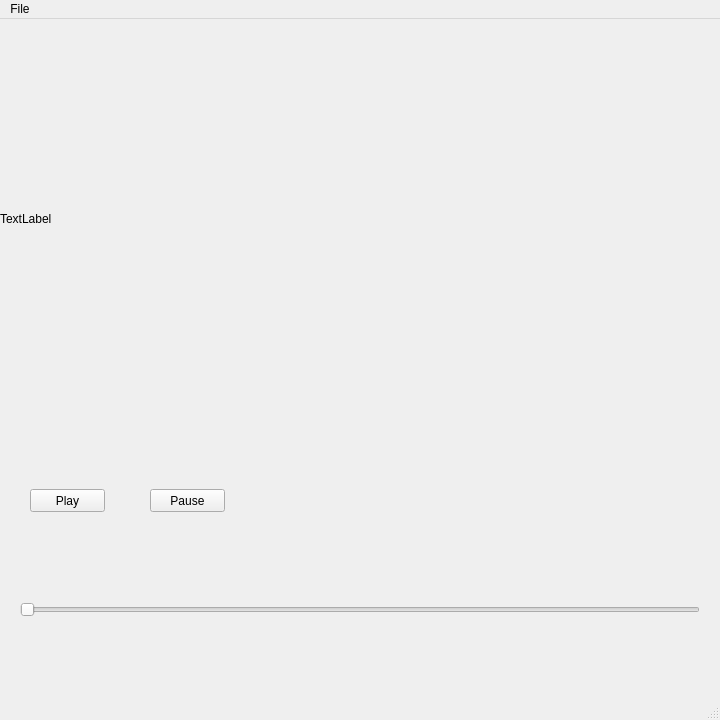
<?xml version="1.0" encoding="UTF-8"?>
<ui version="4.0">
 <class>MainWindow</class>
 <widget class="QMainWindow" name="MainWindow">
  <property name="geometry">
   <rect>
    <x>0</x>
    <y>0</y>
    <width>720</width>
    <height>720</height>
   </rect>
  </property>
  <property name="windowTitle">
   <string>MainWindow</string>
  </property>
  <widget class="QWidget" name="centralwidget">
   <property name="sizePolicy">
    <sizepolicy hsizetype="Maximum" vsizetype="Maximum">
     <horstretch>0</horstretch>
     <verstretch>0</verstretch>
    </sizepolicy>
   </property>
   <widget class="QLabel" name="playerView">
    <property name="geometry">
     <rect>
      <x>0</x>
      <y>0</y>
      <width>640</width>
      <height>400</height>
     </rect>
    </property>
    <property name="text">
     <string>TextLabel</string>
    </property>
    <property name="scaledContents">
     <bool>true</bool>
    </property>
   </widget>
   <widget class="QPushButton" name="playButton">
    <property name="geometry">
     <rect>
      <x>30</x>
      <y>470</y>
      <width>75</width>
      <height>23</height>
     </rect>
    </property>
    <property name="text">
     <string>Play</string>
    </property>
   </widget>
   <widget class="QPushButton" name="pauseButton">
    <property name="geometry">
     <rect>
      <x>150</x>
      <y>470</y>
      <width>75</width>
      <height>23</height>
     </rect>
    </property>
    <property name="text">
     <string>Pause</string>
    </property>
   </widget>
   <widget class="QSlider" name="horizontalSlider">
    <property name="geometry">
     <rect>
      <x>20</x>
      <y>580</y>
      <width>680</width>
      <height>22</height>
     </rect>
    </property>
    <property name="maximum">
     <number>1000</number>
    </property>
    <property name="singleStep">
     <number>1</number>
    </property>
    <property name="pageStep">
     <number>1</number>
    </property>
    <property name="orientation">
     <enum>Qt::Horizontal</enum>
    </property>
   </widget>
  </widget>
  <widget class="QMenuBar" name="menubar">
   <property name="geometry">
    <rect>
     <x>0</x>
     <y>0</y>
     <width>720</width>
     <height>23</height>
    </rect>
   </property>
   <widget class="QMenu" name="menuVideoEditor">
    <property name="title">
     <string>File</string>
    </property>
    <addaction name="actionOpenFile"/>
    <addaction name="actionTestVideo"/>
    <addaction name="actionExport"/>
   </widget>
   <addaction name="menuVideoEditor"/>
  </widget>
  <widget class="QStatusBar" name="statusbar"/>
  <action name="actionOpenFile">
   <property name="text">
    <string>OpenFile</string>
   </property>
  </action>
  <action name="actionTestVideo">
   <property name="text">
    <string>TestVideo</string>
   </property>
  </action>
  <action name="actionExport">
   <property name="text">
    <string>Export</string>
   </property>
  </action>
 </widget>
 <resources/>
 <connections/>
</ui>
